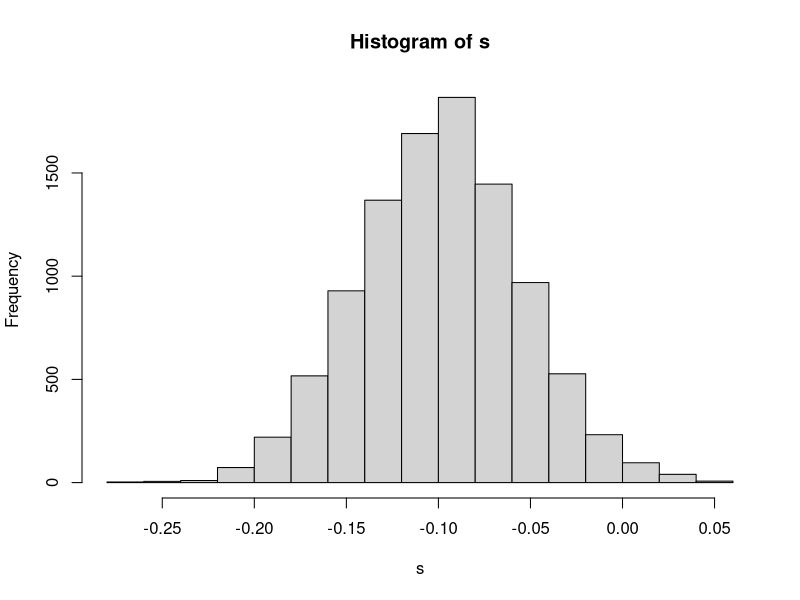

This chart was generated by the following R code: (Note: this script raises an error after producing the figure.)
## ---- chunk 1
p_p_smoker = 38/135
p_p_smoker
## ---- chunk 2
p_p_nonsmoker = 206/543
p_p_nonsmoker

## ---- chunk 3
dif_preg <- p_p_smoker - p_p_nonsmoker
dif_preg

## ---- chunk 4
## Mnnual try
ps_hat = 0.28
ps_se = sqrt((ps_hat*(1-ps_hat)/135))

pns_hat = 0.38
pns_se = sqrt((pns_hat*(1-pns_hat)/543))

z = 1.645

ps_ci_up = p_p_smoker + z*ps_se
ps_ci_lo = p_p_smoker - z*ps_se
ps_ci = c(ps_ci_lo,ps_ci_up)
ps_ci
## ---- chunk 5
# unsing R
prop.test(c(38, 206), c(135,543), conf.level = 0.9)
## ---- chunk 6
n_s = 135
n_ns = 543
s <- matrix(0, nrow = 1, ncol = 10000)
for (i in 1:10000){
  s[,i] = sum(rbinom(n_s, 1, p_p_smoker))/n_s - sum(rbinom(n_ns, 1, p_p_nonsmoker))/n_ns
}

hist(s)
## ---- chunk 7
quantile(s, probs = c(0.05, 0.5, 0.95))
## ---- chunk 8
s_error = sqrt((p_p_smoker*(1-p_p_smoker))/n_s + (p_p_nonsmoker*(1-p_p_nonsmoker))/n_ns)
c_i_l = mean(s) - qnorm(0.95)*s_error
c_i_l
## ---- chunk 9
c_i_u = mean(s) + qnorm(0.95)*s_error
c_i_u
## ---- chunk 10
require(permute) ## load package
z_s <- rep(0,(n_s - 38)) # generate zeros
n_z_s <- rep(1, 38) # generate non zeros
smokers <- c(z_s, n_z_s) # combine 
shuffle(smokers, control = how())
smokers <- permute(smokers, control) #permute

z_ns <- rep(0,(n_ns - 206)) # generate zeros
n_z_ns <- rep(1, 206) # generate non zeros
nonsmokers <- c(z_ns, n_z_ns) # combine 
nonsmokers <- permute(nonsmokers) #permute

S.bootS=matrix(0, nrow=n_s, ncol=10000) # to store the data
S.bootNS=matrix(0, nrow=n_ns, ncol=10000) # to store the data

for (i in 1:10000){S.bootS[,i]=smokers[sample(1:n_s,n_s,replace=TRUE)]}
for (i in 1:10000){S.bootNS[,i]=nonsmokers[sample(1:n_ns,n_ns,replace=TRUE)]}

mean.S=colMeans(S.bootS) # 10000 sample means
mean.NS=colMeans(S.bootNS) # 10000 sample means
df=mean.S-mean.NS # differences of 10000 samples

hist(df)

## ---- chunk 11
quantile(df, probs = c(0.05, 0.5, 0.95))
## ---- chunk 12
n = 678
p = 244/678 #36% of total group got pregnant

z_s <- rep(0,ceiling(n_s - (n_s*p))) # generate zeros
n_z_s <- rep(1, floor(n_s*p)) # generate non zeros
smokers <- c(z_s, n_z_s) # combine 
smokers <- permute(smokers) #permute

z_ns <- rep(0,ceiling(n_ns - (n_ns*p))) # generate zeros
n_z_ns <- rep(1, floor(n_ns*p)) # generate non zeros
nonsmokers <- c(z_ns, n_z_ns) # combine 
nonsmokers <- permute(nonsmokers) #permute

S.bootS=matrix(0, nrow=n_s, ncol=10000) # to store the data
S.bootNS=matrix(0, nrow=n_ns, ncol=10000) # to store the data

for (i in 1:10000){S.bootS[,i]=smokers[sample(1:n_s,n_s,replace=TRUE)]}
for (i in 1:10000){S.bootNS[,i]=nonsmokers[sample(1:n_ns,n_ns,replace=TRUE)]}

mean.S=colMeans(S.bootS) # 10000 sample means
mean.NS=colMeans(S.bootNS) # 10000 sample means
df=mean.S-mean.NS # differences of 10000 samples

mean(df)
## ---- chunk 13
IQR = 149 - 15
15 - 1.5*IQR
## ---- chunk 14
149 + 1.5*IQR
## ---- chunk 15
dialysis = c(2,5,6,7,7,8,12,13,15,15,17,22,22,23,24,27,30,34,39,53,54,63,96,113,119,130,132,141,149,152,152,185,190,292,402,447,511,536)
boxplot(dialysis)
## ---- chunk 16
mean_d = mean(dialysis)
mean_d
## ---- chunk 17
t.test(dialysis~1, conf.level = 0.99)
## ---- chunk 18
margin_of_error = qt(p = 0.995, df = 38-1) * (sd(dialysis)/sqrt(38)) #multiplier * standard error
margin_of_error
## ---- chunk 19
null_24 = (mean(dialysis) - 24) / (sd(dialysis) / sqrt(38))
null_24
## ---- chunk 20
pt(null_24, (38-1), lower.tail = F)
## ---- chunk 21
null_152 = (mean(dialysis)- 152) / (sd(dialysis) / sqrt(38))
null_152
## ---- chunk 22
pt(null_152, (38-1), lower.tail = F)
